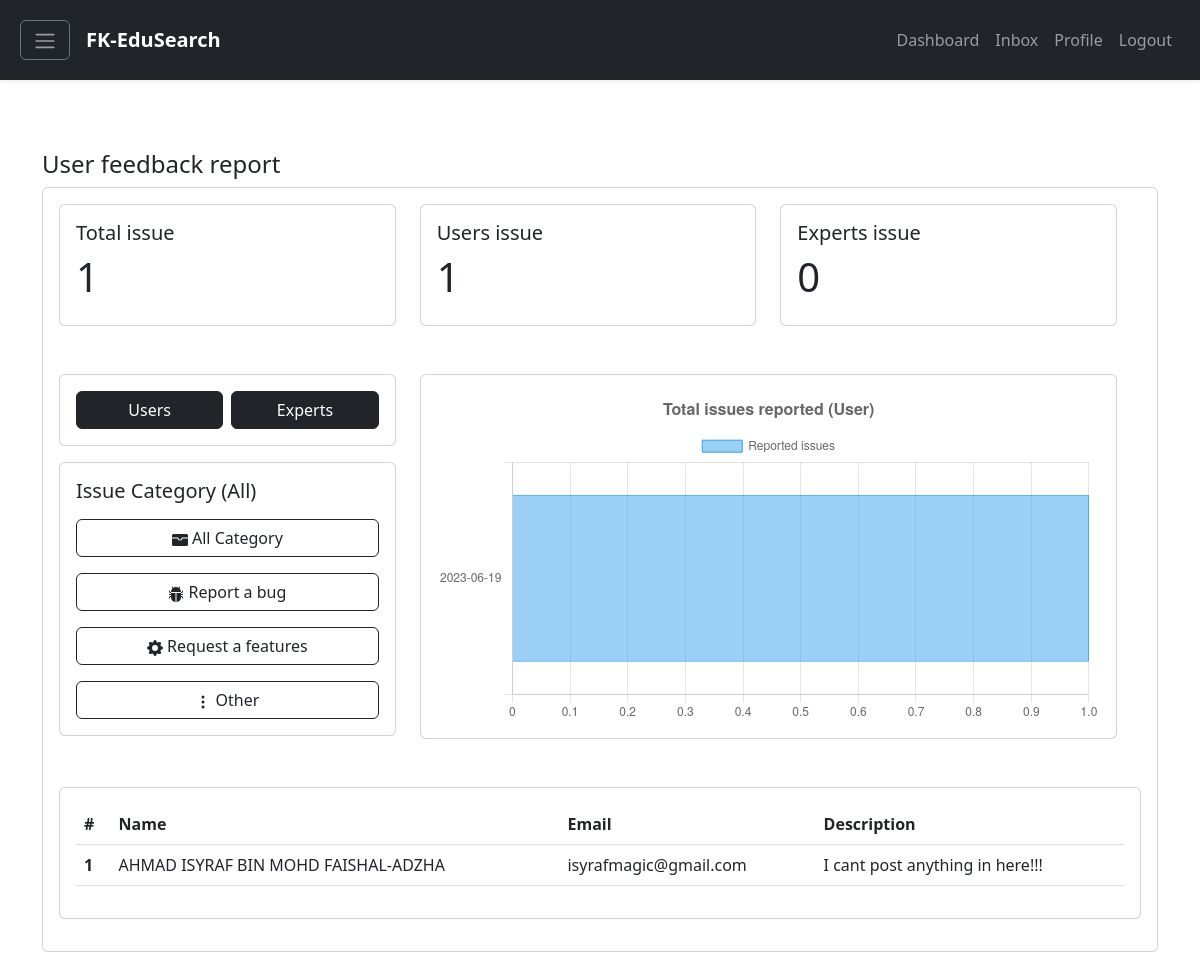
Page /feedbackreport.php on the earlier database version.
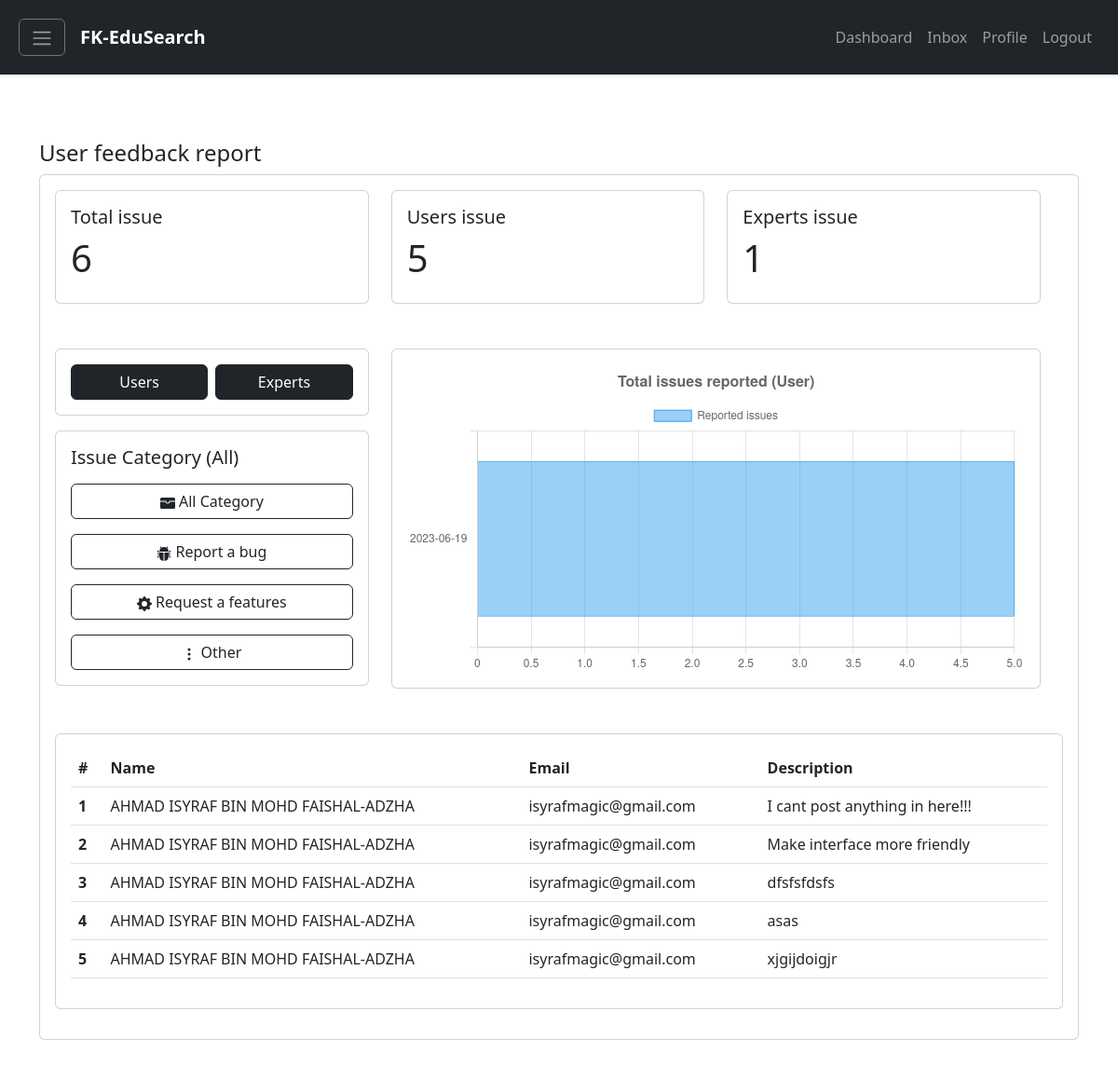
Same page on the later database version.
### tables this page shows
CREATE TABLE `userexperience` (
  `experienceid` int NOT NULL,
  `userid` int NOT NULL,
  `scale` varchar(60) DEFAULT NULL,
  `description` varchar(1000) DEFAULT NULL,
  `recommend` varchar(60) DEFAULT NULL,
  `issueCategory` varchar(60) DEFAULT NULL,
  `issueDescription` varchar(60) DEFAULT NULL,
  `submitDate` date DEFAULT NULL
);

CREATE TABLE `user` (
  `userid` int NOT NULL,
  `userFullName` varchar(60) NOT NULL,
  `userEmail` varchar(60) NOT NULL,
  `userPassword` varchar(60) NOT NULL,
  `username` varchar(60) NOT NULL,
  `userAcademicStatus` varchar(60) DEFAULT NULL,
  `userUpdateProfileStatus` varchar(60) DEFAULT NULL,
  `userOnlineStatus` varchar(60) DEFAULT NULL
);

### config/autoload.php (called while the page is built, shortened)
<?php
function myAutoLoader($className)
{
    $path = "classes/";
    $extenstion = ".classes.php";
    $fullPath = $path . $className . $extenstion;
}
?>

### classes/Connection.classes.php (called while the page is built, shortened)
<?php
class Connection {
    public function __construct() {
        $this->servername = "localhost";
        $this->username = "root";
        $this->password = "";
        $this->database = "mydb";
    }
}
?>

### classes/Experience.classes.php (called while the page is built, shortened)
<?php
class Experience extends Connection
{
    public function countUserIssue()
    {
        $connection = $this->getConnection();
        $query = "SELECT COUNT(experienceid) AS total FROM userexperience";
        $result = mysqli_query($connection, $query);
        if (!$result) {
            return false;
        } else {
            return $result;
        }
    }
    public function countExpertIssue()
    {
        $connection = $this->getConnection();
        $query = "SELECT COUNT(expertexperienceid) AS total FROM expertexperience";
        $result = mysqli_query($connection, $query);
        if (!$result) {
            return false;
        } else {
            return $result;
        }
    }
    public function getAllUserData()
    {
        $connection = $this->getConnection();
        $query = "SELECT * FROM user JOIN userexperience ON user.userid = userexperience.userid";
        $result = mysqli_query($connection, $query);
        if (!$result) {
            return false;
        } else {
            return $result;
        }
    }
}
?>

### classes/ExperienceController.classes.php (called while the page is built, shortened)
<?php
class ExperienceController extends Experience
{
    public function countUserIssueController()
    {
        if ($this->countUserIssue()->num_rows > 0) {
            $result = $this->countUserIssue()->fetch_assoc();
            return $result['total'];
        }
    }
    public function countExpertIssueController()
    {
        if ($this->countUserIssue()->num_rows > 0) {
            $result = $this->countExpertIssue()->fetch_assoc();
            return $result['total'];
        }
    }
    public function getUserDataController($category, $role)
    {
        if ($role == "user" && $category !== "All") {
            return $this->getUserData($category);
        } else if ($role == "expert" && $category !== "All") {
            return $this->getExpertData($category);
        } else if ($role == "user" && $category == "All") {
            return $this->getAllUserData();
        } else if ($role == "expert" && $category == "All") {
            return $this->getAllExpertData();
        }
    }
}
?>

### feedbackreport.php (the view, shortened to what the rows shown need)
<!DOCTYPE html>
<html lang="en">
<head>
    <link href="https://cdn.jsdelivr.net/npm/bootstrap@5.3.0-alpha3/dist/css/bootstrap.min.css" rel="stylesheet"
>
</head>
<body>
    <?php include "config/autoload.php"; ?>
    <?php include "components/navigation.php"; ?>
    <?php
    $type = $_REQUEST['type'] ? $_REQUEST['type'] : "user";
    $experience = new ExperienceController();
    $total_user = $experience->countUserIssueController();
    $total_expert = $experience->countExpertIssueController();
    $total = $total_user + $total_expert;
    $db_data = array();
    $user = NULL;
    $db_table = NULL;
    if (isset($_POST['bug'])) {
        $category = "Bug";
        $user = $experience->getUserBugIssueController($category, $type);
        $db_table = $experience->getUserDataController($category, $type);
    } else if (isset($_POST['feature'])) {
        $category = "Features";
        $user = $experience->getUserBugIssueController($category, $type);
        $db_table = $experience->getUserDataController($category, $type);
    } else if (isset($_POST['other'])) {
        $category = "Other";
        $user = $experience->getUserBugIssueController($category, $type);
        $db_table = $experience->getUserDataController($category, $type);
    } else {
        $category = "All";
        $user = $experience->getAllUserExperienceController($type);
        $db_table = $experience->getUserDataController($category, $type);
    }
    if ($user && $user->num_rows > 0) {
        while ($row = $user->fetch_assoc()) {
            $db_data[] = $row;
        }
    }
    ?>
    <div class="container" style="margin-top: 150px; margin-bottom: 100px">
        <div class="card">
            <div class="card-body">
                <div class="row">
                    <div class="row">
                        <div class="col-4">
                            <div class="card">
                                <div class="card-body">
                                    <h1>
                                        <?php echo $total; ?>
                                    </h1>
                                </div>
                            </div>
                        </div>
                        <div class="col-4">
                            <div class="card">
                                <div class="card-body">
                                    <h1>
                                        <?php echo $total_user; ?>
                                    </h1>
                                </div>
                            </div>
                        </div>
                        <div class="col-4">
                            <div class="card">
                                <div class="card-body">
                                    <h1>
                                        <?php echo $total_expert; ?>
                                    </h1>
                                </div>
                            </div>
                        </div>
                    </div>
                                    <?php
                                    $grouped_data = array();
                                    foreach ($db_data as $row) {
                                        $date = $row['submitDate'];
                                        if (!isset($grouped_data[$date])) {
                                            $grouped_data[$date] = 0;
                                        }
                                        $grouped_data[$date]++;
                                    }
                                    $chart_data = array(
                                        'labels' => array_keys($grouped_data),
                                        'datasets' => array(
                                            array(
                                                'axis' => 'y',
                                                'label' => 'Reported issues',
                                                'data' => array_values($grouped_data),
                                                'fill' => false,
                                                'borderWidth' => 1
                                            )
                                        )
                                    );
                                    ?>
                                    <script>
                                        const data = <?php echo json_encode($chart_data); ?>;
                                        const ctx = document.getElementById('myChart');
                                        new Chart(ctx, {
                                            type: 'bar',
                                            data: data,
                                            options: {
                                                indexAxis: 'y',
                                                plugins: {
                                                    title: {
                                                        display: true,
                                                        text: 'Total issues reported (<?php echo ($type == "user") ? "User" : "Expert"; ?>)',
                                                        font: {
                                                            size: 16
                                                        }
                                                    }
                                                }
                                            }
                                        });
                                    </script>
                </div>
                <div class="row mt-5">
                    <div class="col-12">
                        <div class="card mb-3">
                            <div class="card-body">
                                <table class="table">
                                    <thead>
                                        <tr>
                                            <th scope="col">#</th>
                                            <th scope="col">Name</th>
                                            <th scope="col">Email</th>
                                            <th scope="col">Description</th>
                                        </tr>
                                    </thead>
                                    <tbody>
                                        <?php
                                        $index = 0;
                                        if ($db_table && $db_table->num_rows > 0) {
                                            while ($row = $db_table->fetch_assoc()) {
                                                $index = $index + 1;
                                                echo '
                                                <tr>
                                                    <th scope="row">' . $index . '</th>
                                                    <td>' . (($type == "user")? $row['userFullName'] : $row['expertFullName']) . '</td>
                                                    <td>' . (($type == "user")? $row['userEmail']  : $row['expertEmail'] ). '</td>
                                                    <td>' . $row['issueDescription'] . '</td>
                                                </tr>
                                                ';
                                            }
                                        }
                                        ?>
                                    </tbody>
                                </table>
                            </div>
                        </div>
                    </div>
                </div>
            </div>
        </div>
    </div>
</body>
</html>

Differences in the rows shown:
added userexperience: userid.userFullName "AHMAD ISYRAF BIN MOHD FAISHAL-ADZHA", userid.userEmail "isyrafmagic@gmail.com", issueDescription "Make interface more friendly"
added userexperience: userid.userFullName "AHMAD ISYRAF BIN MOHD FAISHAL-ADZHA", userid.userEmail "isyrafmagic@gmail.com", issueDescription "dfsfsfdsfs"
added userexperience: userid.userFullName "AHMAD ISYRAF BIN MOHD FAISHAL-ADZHA", userid.userEmail "isyrafmagic@gmail.com", issueDescription "asas"
added userexperience: userid.userFullName "AHMAD ISYRAF BIN MOHD FAISHAL-ADZHA", userid.userEmail "isyrafmagic@gmail.com", issueDescription "xjgijdoigjr"
Other differences:
$total: "1" → "6"
$total_user: "1" → "5"
$total_expert: "0" → "1"
chart data {{ json_encode($chart_data) }}: {"labels":["2023-06-19"],"datasets":[{"axis":"y","label":"Reported issues","data":[1],"fill":false,"borderWidth":1}]} → {"labels":["2023-06-19"],"datasets":[{"axis":"y","label":"Reported issues","data":[5],"fill":false,"borderWidth":1}]}
